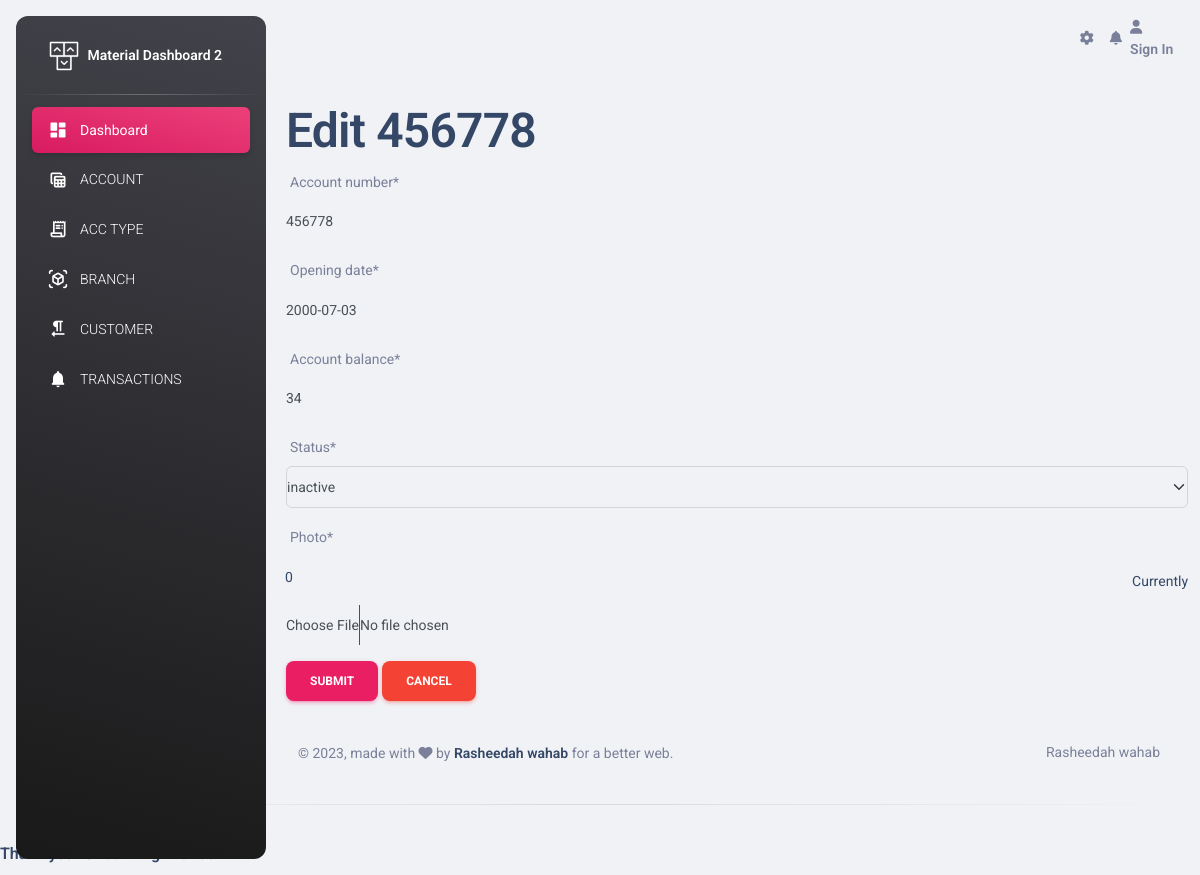
The page /edit_add_account/2/ (signed in) on the database its author committed.
### tropical/models.py (models this page shows)
class Account(models.Model):
    ACCOUNT_OPTIONS= [
        ("A", "active"),
        ("IN", "inactive"),
    ]
    account_number = models.CharField(max_length = 30)
    opening_date = models.DateField(auto_now = False)
    account_balance = models.IntegerField()
    status = models.CharField(max_length= 10, choices= ACCOUNT_OPTIONS)
    photo = models.ImageField(upload_to = "photos")

### tropical/views.py (the view)
# urls.py: path('edit_add_account/<int:account_id>/', edit_add_account_view,name='edit_add_account'),
@login_required
def edit_add_account_view(request,account_id):
    message=''
    account = Account.objects.get(id=account_id)
    if request.method == "POST":
        account_form = AccountForm(request.POST, request.FILES, instance=account)
        if account_form.is_valid():
            account_form.save()
            message.success(request,"changes saved successfully")
            return redirect(add_account_view)
        else:
            message = "form has invalid data"
    else:
        account_form = AccountForm(instance = account)
    context={
    'form': account_form,
    'account':account,
    'message':message
    }
    return render(request,'edit_add_account.html',context)

### tropical/forms.py
class AccountForm(ModelForm):
    class Meta:
        model = Account
        fields = '__all__'

### tropical/templates/edit_add_account.html (shortened to what this page needs)
{% extends './base.html' %}
{% load crispy_forms_tags %}
{% block content %}
<body>
    <h1>Edit {{account.account_number}}</h1>
    <div class="container">
        <form method="POST" enctype="multipart/form-data">
            {{form|crispy}}
            <input type = "submit" class = "btn btn-primary">
            <input type = "button" value="cancel" class = "btn btn-danger">
        </form>
    </div>
{% endblock content %}

### rows shown on the page
Account: account_number "456778", opening_date "2000-07-03", account_balance "34", status "inactive"
